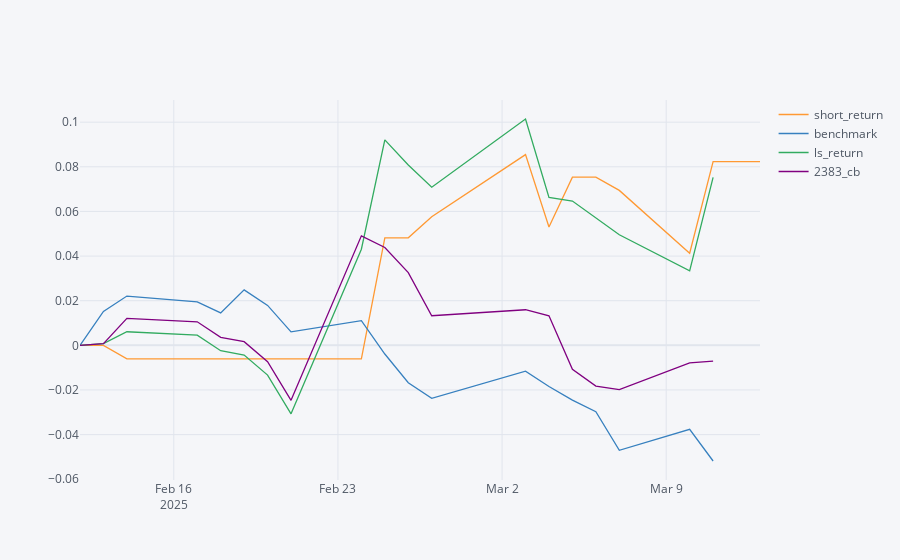

The code cell stored with this chart in its notebook:
### Code cell
bt_ret_last10days = bt_ret.iloc[-21:]
bt_ret_last10days.iloc[0] = 0
bt_ret_last10days.cumsum().iplot()

### Figure 1 — Plotly figure (JSON) as saved in the notebook; plotly's stock layout.template omitted (floating-point values rounded to 4 significant figures)
{"data": [{"line": {"color": "rgba(255, 153, 51, 1.0)", "dash": "solid", "shape": "linear", "width": 1.3}, "mode": "lines", "name": "short_return", "text": "", "type": "scatter", "x": ["2025-02-12", "2025-02-13", "2025-02-14", "2025-02-17", "2025-02-18", "2025-02-19", "2025-02-20", "2025-02-21", "2025-02-24", "2025-02-25", "2025-02-26", "2025-02-27", "2025-03-03", "2025-03-04", "2025-03-05", "2025-03-06", "2025-03-07", "2025-03-10", "2025-03-11", "2025-03-12", "2025-03-13"], "y": [0, 0, -0.006024, -0.006024, -0.006024, -0.006024, -0.006024, -0.006024, -0.006024, 0.04819, 0.04819, 0.05763, 0.08546, 0.05301, 0.07538, 0.07538, 0.06943, 0.04126, 0.08235, 0.08235, 0.08235]}, {"line": {"color": "rgba(55, 128, 191, 1.0)", "dash": "solid", "shape": "linear", "width": 1.3}, "mode": "lines", "name": "benchmark", "text": "", "type": "scatter", "x": ["2025-02-12", "2025-02-13", "2025-02-14", "2025-02-17", "2025-02-18", "2025-02-19", "2025-02-20", "2025-02-21", "2025-02-24", "2025-02-25", "2025-02-26", "2025-02-27", "2025-03-03", "2025-03-04", "2025-03-05", "2025-03-06", "2025-03-07", "2025-03-10", "2025-03-11", "2025-03-12", "2025-03-13"], "y": [0, 0.01523, 0.02208, 0.01945, 0.01451, 0.02485, 0.0179, 0.006034, 0.01105, -0.003878, -0.01676, -0.02376, -0.01159, -0.01843, -0.02457, -0.02975, -0.04702, -0.03763, -0.05182, "", ""]}, {"line": {"color": "rgba(50, 171, 96, 1.0)", "dash": "solid", "shape": "linear", "width": 1.3}, "mode": "lines", "name": "ls_return", "text": "", "type": "scatter", "x": ["2025-02-12", "2025-02-13", "2025-02-14", "2025-02-17", "2025-02-18", "2025-02-19", "2025-02-20", "2025-02-21", "2025-02-24", "2025-02-25", "2025-02-26", "2025-02-27", "2025-03-03", "2025-03-04", "2025-03-05", "2025-03-06", "2025-03-07", "2025-03-10", "2025-03-11", "2025-03-12", "2025-03-13"], "y": [0, 0.000782, 0.006082, 0.004538, -0.002423, -0.00437, -0.01334, -0.03067, 0.04305, 0.09204, 0.08079, 0.07088, 0.1014, 0.06627, 0.06465, 0.05712, 0.04957, 0.0334, 0.07529, "", ""]}, {"line": {"color": "rgba(128, 0, 128, 1.0)", "dash": "solid", "shape": "linear", "width": 1.3}, "mode": "lines", "name": "2383_cb", "text": "", "type": "scatter", "x": ["2025-02-12", "2025-02-13", "2025-02-14", "2025-02-17", "2025-02-18", "2025-02-19", "2025-02-20", "2025-02-21", "2025-02-24", "2025-02-25", "2025-02-26", "2025-02-27", "2025-03-03", "2025-03-04", "2025-03-05", "2025-03-06", "2025-03-07", "2025-03-10", "2025-03-11", "2025-03-12", "2025-03-13"], "y": [0, 0.000782, 0.01211, 0.01056, 0.003601, 0.001654, -0.00732, -0.02464, 0.04908, 0.04385, 0.0326, 0.01325, 0.01596, 0.01326, -0.01073, -0.01826, -0.01985, -0.007855, -0.007064, "", ""]}], "layout": {"legend": {"bgcolor": "#F5F6F9", "font": {"color": "#4D5663"}}, "paper_bgcolor": "#F5F6F9", "plot_bgcolor": "#F5F6F9", "title": {"font": {"color": "#4D5663"}}, "xaxis": {"gridcolor": "#E1E5ED", "showgrid": true, "tickfont": {"color": "#4D5663"}, "title": {"font": {"color": "#4D5663"}, "text": ""}, "zerolinecolor": "#E1E5ED"}, "yaxis": {"gridcolor": "#E1E5ED", "showgrid": true, "tickfont": {"color": "#4D5663"}, "title": {"font": {"color": "#4D5663"}, "text": ""}, "zerolinecolor": "#E1E5ED"}}}
